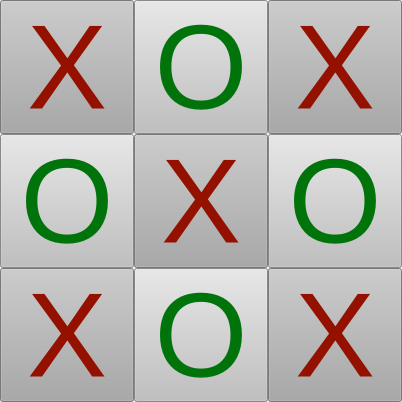
<?xml version="1.0" encoding="UTF-8"?>
<ui version="4.0">
 <class>MainWindow</class>
 <widget class="QMainWindow" name="MainWindow">
  <property name="geometry">
   <rect>
    <x>0</x>
    <y>0</y>
    <width>402</width>
    <height>402</height>
   </rect>
  </property>
  <property name="minimumSize">
   <size>
    <width>402</width>
    <height>402</height>
   </size>
  </property>
  <property name="maximumSize">
   <size>
    <width>402</width>
    <height>402</height>
   </size>
  </property>
  <property name="windowTitle">
   <string>TikTakToe</string>
  </property>
  <widget class="QWidget" name="centralwidget">
   <widget class="QPushButton" name="_1">
    <property name="geometry">
     <rect>
      <x>0</x>
      <y>0</y>
      <width>134</width>
      <height>134</height>
     </rect>
    </property>
    <property name="font">
     <font>
      <family>Tahoma</family>
      <pointsize>90</pointsize>
     </font>
    </property>
    <property name="cursor">
     <cursorShape>PointingHandCursor</cursorShape>
    </property>
    <property name="styleSheet">
     <string notr="true">color: rgb(148, 17, 0);
background-color: rgb(169, 169, 169);</string>
    </property>
    <property name="text">
     <string>X</string>
    </property>
   </widget>
   <widget class="QPushButton" name="_2">
    <property name="geometry">
     <rect>
      <x>134</x>
      <y>0</y>
      <width>134</width>
      <height>134</height>
     </rect>
    </property>
    <property name="font">
     <font>
      <family>Tahoma</family>
      <pointsize>90</pointsize>
     </font>
    </property>
    <property name="cursor">
     <cursorShape>PointingHandCursor</cursorShape>
    </property>
    <property name="styleSheet">
     <string notr="true">color: rgb(0, 116, 11);
background-color: rgb(192, 192, 192);</string>
    </property>
    <property name="text">
     <string>O</string>
    </property>
   </widget>
   <widget class="QPushButton" name="_3">
    <property name="geometry">
     <rect>
      <x>268</x>
      <y>0</y>
      <width>134</width>
      <height>134</height>
     </rect>
    </property>
    <property name="font">
     <font>
      <family>Tahoma</family>
      <pointsize>90</pointsize>
     </font>
    </property>
    <property name="cursor">
     <cursorShape>PointingHandCursor</cursorShape>
    </property>
    <property name="styleSheet">
     <string notr="true">color: rgb(148, 17, 0);
background-color: rgb(169, 169, 169);</string>
    </property>
    <property name="text">
     <string>X</string>
    </property>
   </widget>
   <widget class="QPushButton" name="_5">
    <property name="geometry">
     <rect>
      <x>134</x>
      <y>134</y>
      <width>134</width>
      <height>134</height>
     </rect>
    </property>
    <property name="font">
     <font>
      <family>Tahoma</family>
      <pointsize>90</pointsize>
     </font>
    </property>
    <property name="cursor">
     <cursorShape>PointingHandCursor</cursorShape>
    </property>
    <property name="styleSheet">
     <string notr="true">color: rgb(148, 17, 0);
background-color: rgb(169, 169, 169);</string>
    </property>
    <property name="text">
     <string>X</string>
    </property>
   </widget>
   <widget class="QPushButton" name="_7">
    <property name="geometry">
     <rect>
      <x>0</x>
      <y>268</y>
      <width>134</width>
      <height>134</height>
     </rect>
    </property>
    <property name="font">
     <font>
      <family>Tahoma</family>
      <pointsize>90</pointsize>
     </font>
    </property>
    <property name="cursor">
     <cursorShape>PointingHandCursor</cursorShape>
    </property>
    <property name="styleSheet">
     <string notr="true">color: rgb(148, 17, 0);
background-color: rgb(169, 169, 169);</string>
    </property>
    <property name="text">
     <string>X</string>
    </property>
   </widget>
   <widget class="QPushButton" name="_9">
    <property name="geometry">
     <rect>
      <x>268</x>
      <y>268</y>
      <width>134</width>
      <height>134</height>
     </rect>
    </property>
    <property name="font">
     <font>
      <family>Tahoma</family>
      <pointsize>90</pointsize>
     </font>
    </property>
    <property name="cursor">
     <cursorShape>PointingHandCursor</cursorShape>
    </property>
    <property name="styleSheet">
     <string notr="true">color: rgb(148, 17, 0);
background-color: rgb(169, 169, 169);</string>
    </property>
    <property name="text">
     <string>X</string>
    </property>
   </widget>
   <widget class="QPushButton" name="_6">
    <property name="geometry">
     <rect>
      <x>268</x>
      <y>134</y>
      <width>134</width>
      <height>134</height>
     </rect>
    </property>
    <property name="font">
     <font>
      <family>Tahoma</family>
      <pointsize>90</pointsize>
     </font>
    </property>
    <property name="cursor">
     <cursorShape>PointingHandCursor</cursorShape>
    </property>
    <property name="styleSheet">
     <string notr="true">color: rgb(0, 116, 11);
background-color: rgb(192, 192, 192);</string>
    </property>
    <property name="text">
     <string>O</string>
    </property>
   </widget>
   <widget class="QPushButton" name="_8">
    <property name="geometry">
     <rect>
      <x>134</x>
      <y>268</y>
      <width>134</width>
      <height>134</height>
     </rect>
    </property>
    <property name="font">
     <font>
      <family>Tahoma</family>
      <pointsize>90</pointsize>
     </font>
    </property>
    <property name="cursor">
     <cursorShape>PointingHandCursor</cursorShape>
    </property>
    <property name="styleSheet">
     <string notr="true">color: rgb(0, 116, 11);
background-color: rgb(192, 192, 192);</string>
    </property>
    <property name="text">
     <string>O</string>
    </property>
   </widget>
   <widget class="QPushButton" name="_4">
    <property name="geometry">
     <rect>
      <x>0</x>
      <y>134</y>
      <width>134</width>
      <height>134</height>
     </rect>
    </property>
    <property name="font">
     <font>
      <family>Tahoma</family>
      <pointsize>90</pointsize>
     </font>
    </property>
    <property name="cursor">
     <cursorShape>PointingHandCursor</cursorShape>
    </property>
    <property name="styleSheet">
     <string notr="true">color: rgb(0, 116, 11);
background-color: rgb(192, 192, 192);</string>
    </property>
    <property name="text">
     <string>O</string>
    </property>
   </widget>
  </widget>
 </widget>
 <resources/>
 <connections/>
</ui>
